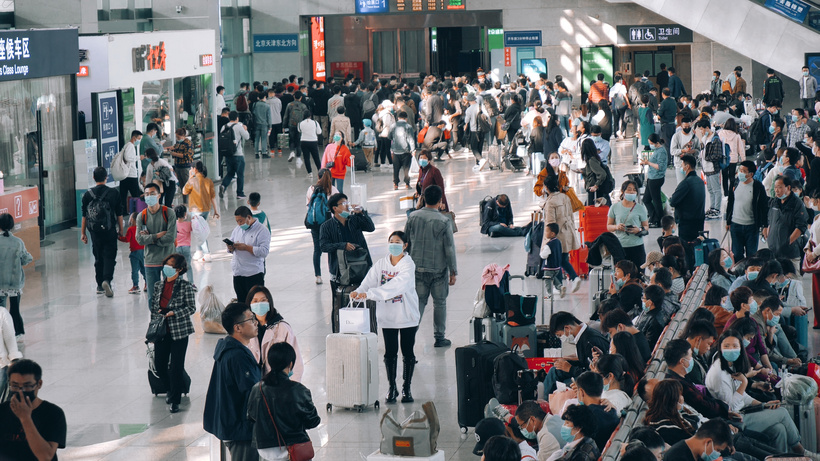
#> input picture day9复习/image_people3.jpg, 820 x 461 px
$ python '3-2练习_3_2.py'
#> lines starting #> are read from the running program, lines starting #| are printed output that depends on the picture; after the words box and inside, x2 and y2 are one past the last pixel; in counts of white or black regions, pixels touching at a corner belong together
import cv2 as cv

def detect_faces(image_path):
    # face_cascade = cv.CascadeClassifier('D:/anaconda3/envs/Python3.12/Lib/site-packages/cv2/data/haarcascade_frontalface_default.xml')
#> called with image_path = 'image_people3.jpg'
    face_cascade = cv.CascadeClassifier(cv.data.haarcascades + 'haarcascade_frontalface_default.xml')

    image = cv.imread(image_path)
#> image is the input picture: shape (461, 820, 3); mean B, G, R 114.8, 111.1, 108.4
    gray = cv.cvtColor(image, cv.COLOR_BGR2RGB)
    faces = face_cascade.detectMultiScale(gray, scaleFactor=1.05, minNeighbors=5, minSize=(20, 20))
#> faces = [[247, 291, 26, 26], [718, 336, 26, 26]]

    face_count = len(faces)
#> face_count = 2

    for (x, y, w, h) in faces:
        cv.rectangle(image, (x, y), (x + w, y + h), (0, 0, 255), 2)
#> this loop made 2 passes
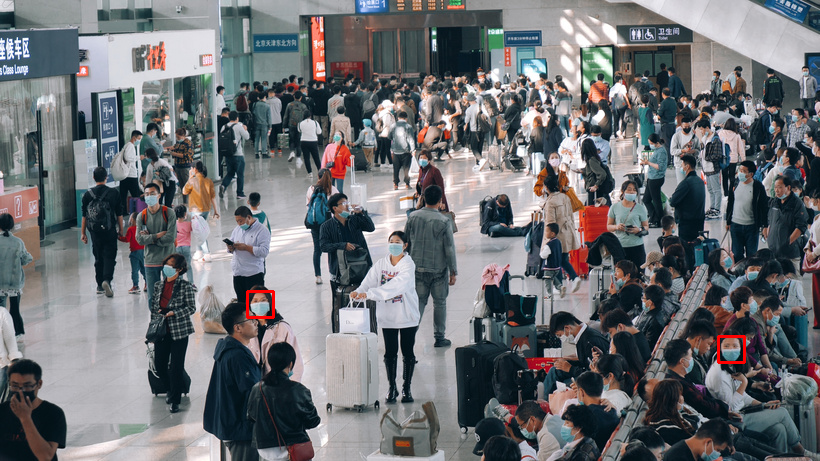
#> image: shape (461, 820, 3); 0.16% of pixels changed, all inside (x1, y1, x2, y2) = (246, 290, 746, 364)
    # 人群密度
    if face_count > 10:
        density_status = 'High density'
    else:
        density_status = 'Low density'

    # density_status = 'High density' if face_count > 10 else 'Low density'

    # 是否采取分流措施
    if face_count > 20:
        action_status = 'Need to divert'
    else:
        action_status = 'No action needed'

    # action_status = 'Need to divert' if face_count > 20 else 'No action needed'

    cv.putText(image, f'Faces:{face_count}', (10, 30), cv.FONT_HERSHEY_SIMPLEX, 1, (0, 0, 255), 2)
    cv.putText(image, density_status, (10, 70), cv.FONT_HERSHEY_SIMPLEX, 1, (0, 0, 255), 2)
    cv.putText(image, action_status, (10, 110), cv.FONT_HERSHEY_SIMPLEX, 1, (0, 0, 255), 2)
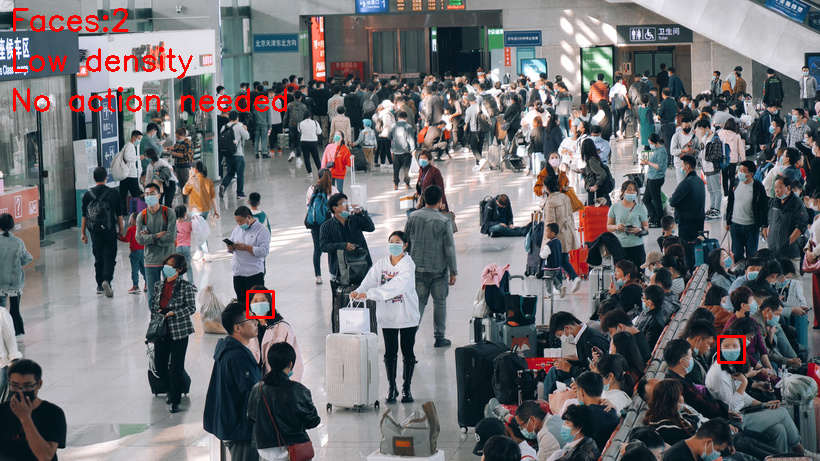
#> image: shape (461, 820, 3); mean B, G, R 113.2, 109.6, 110

    cv.imwrite('4-2.png', image)

    return face_count, density_status, action_status


image_path = 'image_people3.jpg'
face_count, density_status, action_status = detect_faces(image_path)
#> face_count = 2; density_status = 'Low density'; action_status = 'No action needed'

print('输出检测-判断结果')
print(f'人群数量:{face_count}')
#| 人群数量:2
print(f'人群密度:{density_status}')
#| 人群密度:Low density
print(f'是否分流:{action_status}')
#| 是否分流:No action needed

$ run again, with day9复习/image_people1.jpg copied over day9复习/image_people3.jpg
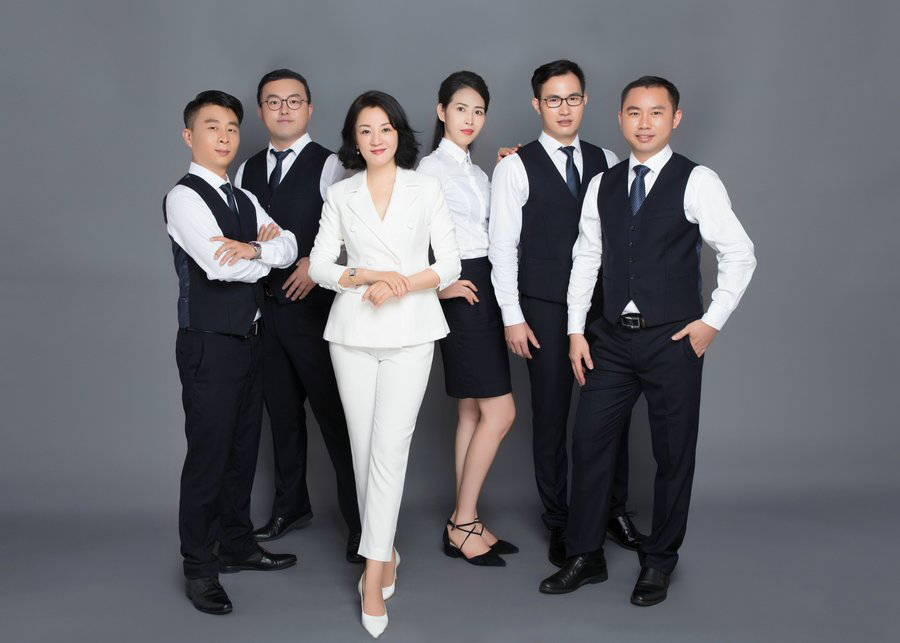
#> input picture day9复习/image_people1.jpg, 900 x 643 px
#> in detect_faces, image is the input picture: shape (643, 900, 3); mean B, G, R 110, 104.3, 103.5
#> faces = [[194, 107, 55, 55], [616, 89, 62, 62], [442, 89, 54, 54], [349, 110, 54, 54], [534, 77, 59, 59], [254, 78, 61, 61]]
#> in detect_faces, `face_count = len(faces)`: face_count = 6
#> the loop in detect_faces, `for (x, y, w, h) in faces:` made 6 passes
#> after the loop in detect_faces, `for (x, y, w, h) in faces:`:
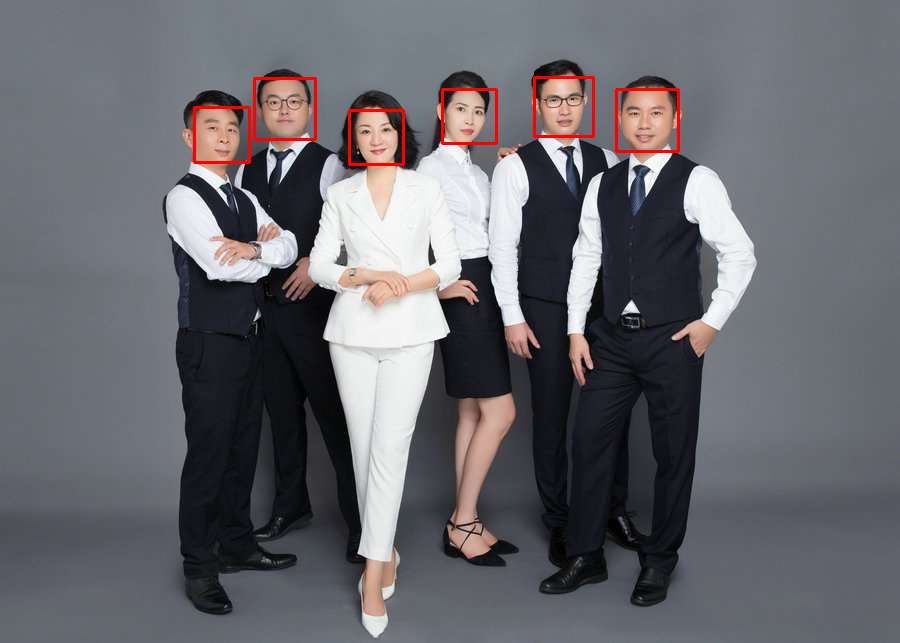
#> image: shape (643, 900, 3); 0.71% of pixels changed, all inside (x1, y1, x2, y2) = (193, 76, 680, 166)
#> in detect_faces, `cv.putText(image, action_status, (10, 110), cv.FONT_HERSHEY_SIMPLEX, 1..`:
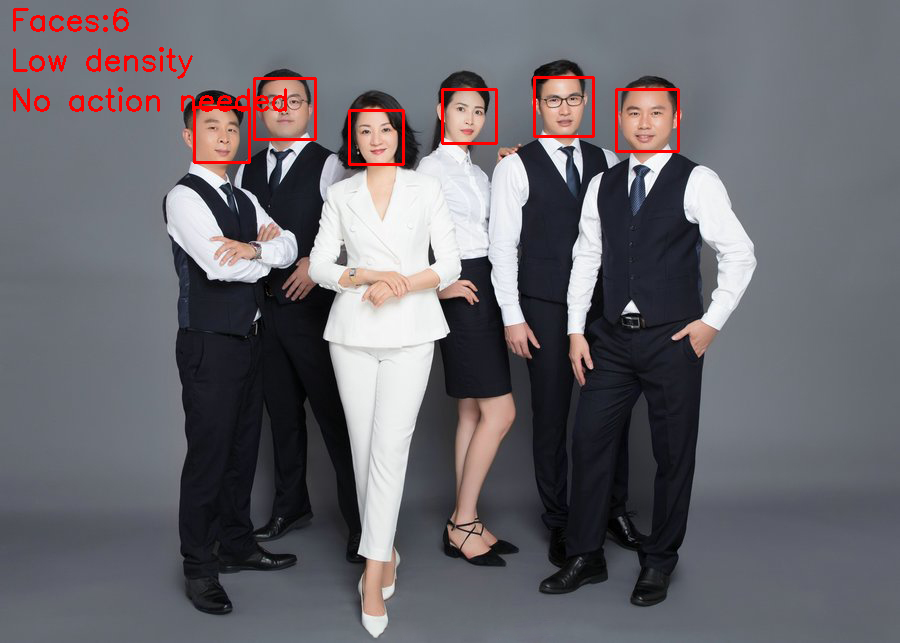
#> image: shape (643, 900, 3); mean B, G, R 108.5, 102.9, 105.4
#> `face_count, density_status, action_status = detect_faces(image_path)`: density_status = 'Low density'; action_status = 'No action needed'
#| 人群数量:6
#| 人群密度:Low density
#| 是否分流:No action needed

$ run again, with day9复习/image_people2.jpg copied over day9复习/image_people3.jpg
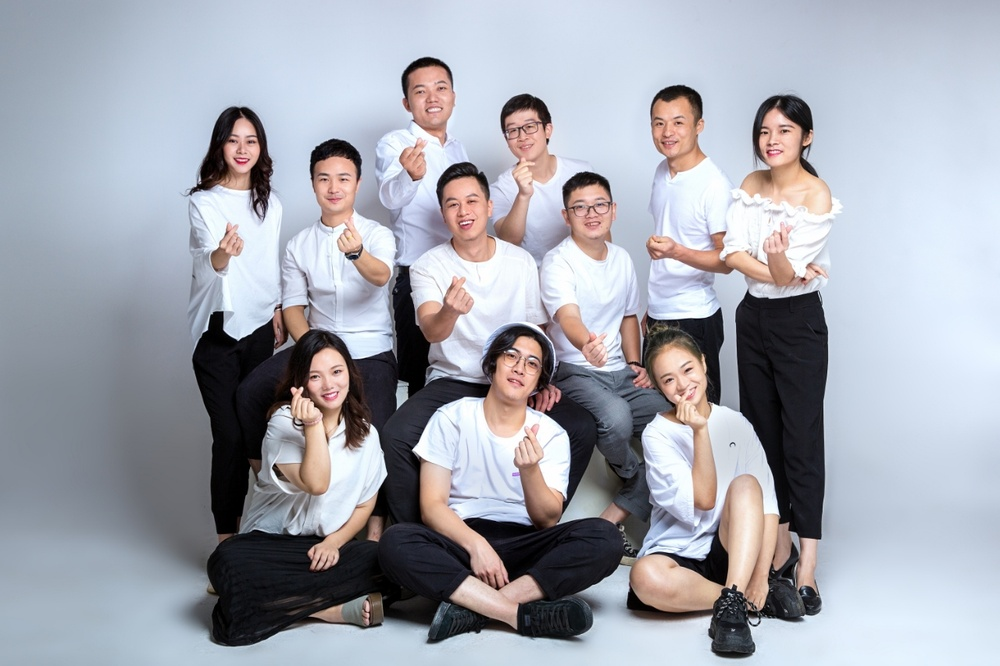
#> input picture day9复习/image_people2.jpg, 1000 x 666 px, shrunk from 1280 x 853 before the run
#> in detect_faces, image is the input picture: shape (666, 1000, 3); mean B, G, R 175.2, 166.1, 163.6
#> faces = [[217, 123, 50, 50], [750, 111, 53, 53], [403, 68, 56, 56], [306, 156, 58, 58], [563, 185, 54, 54], [643, 102, 56, 56], [495, 108, 53, 53], [435, 180, 58, 58], [300, 353, 55, 55], [491, 337, 60, 60], [648, 349, 60, 60], [640, 69, 74, 74]]
#> in detect_faces, `face_count = len(faces)`: face_count = 12
#> the loop in detect_faces, `for (x, y, w, h) in faces:` made 12 passes
#> after the loop in detect_faces, `for (x, y, w, h) in faces:`:
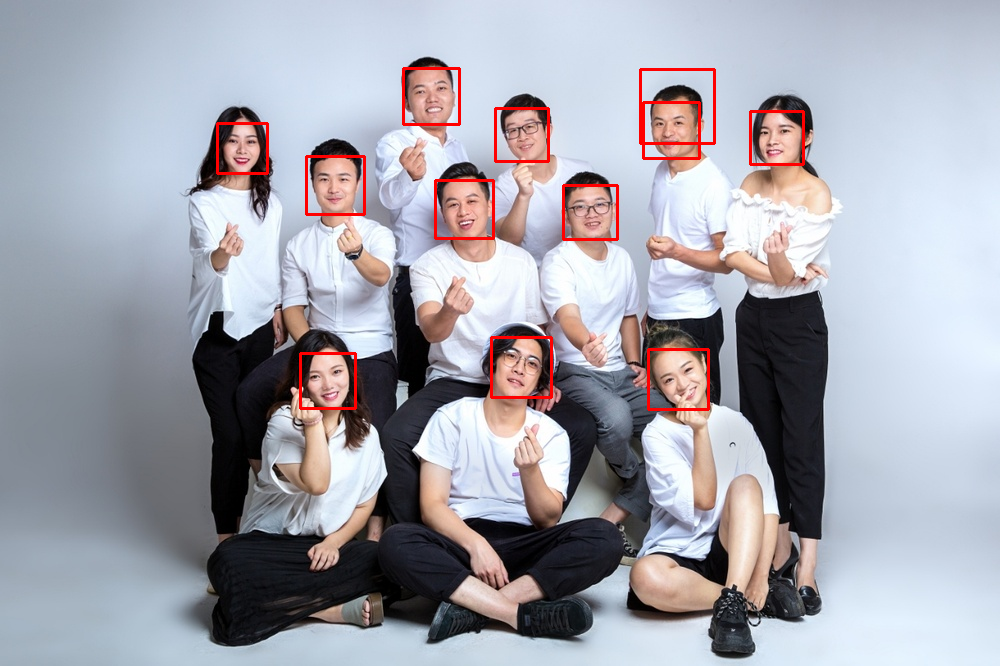
#> image: shape (666, 1000, 3); 1.23% of pixels changed, all inside (x1, y1, x2, y2) = (216, 67, 805, 411)
#> in detect_faces, `cv.putText(image, action_status, (10, 110), cv.FONT_HERSHEY_SIMPLEX, 1..`:
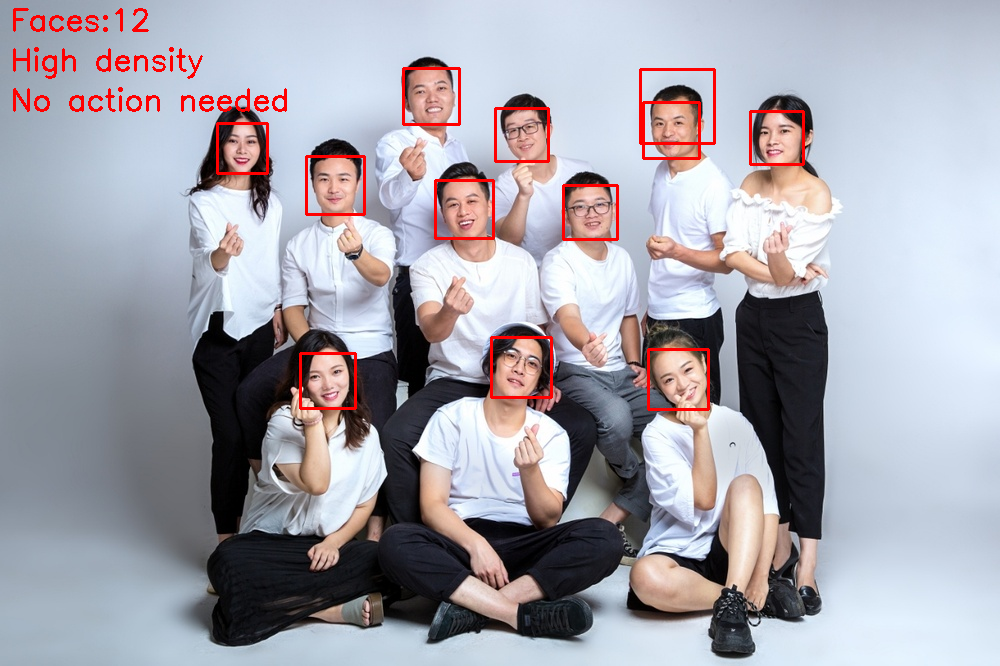
#> image: shape (666, 1000, 3); mean B, G, R 172.3, 163.3, 165.5
#> `face_count, density_status, action_status = detect_faces(image_path)`: density_status = 'High density'; action_status = 'No action needed'
#| 人群数量:12
#| 人群密度:High density
#| 是否分流:No action needed
